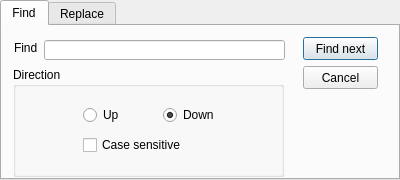
<?xml version="1.0" encoding="UTF-8"?>
<ui version="4.0">
 <class>DialogFind</class>
 <widget class="QDialog" name="DialogFind">
  <property name="geometry">
   <rect>
    <x>0</x>
    <y>0</y>
    <width>400</width>
    <height>180</height>
   </rect>
  </property>
  <property name="minimumSize">
   <size>
    <width>400</width>
    <height>180</height>
   </size>
  </property>
  <property name="maximumSize">
   <size>
    <width>400</width>
    <height>180</height>
   </size>
  </property>
  <property name="windowTitle">
   <string>Dialog</string>
  </property>
  <layout class="QGridLayout" name="gridLayout">
   <property name="leftMargin">
    <number>0</number>
   </property>
   <property name="topMargin">
    <number>0</number>
   </property>
   <property name="rightMargin">
    <number>0</number>
   </property>
   <property name="bottomMargin">
    <number>0</number>
   </property>
   <property name="spacing">
    <number>0</number>
   </property>
   <item row="0" column="0">
    <widget class="QTabWidget" name="tabWidget">
     <property name="tabShape">
      <enum>QTabWidget::Rounded</enum>
     </property>
     <property name="currentIndex">
      <number>0</number>
     </property>
     <widget class="QWidget" name="tabFind">
      <attribute name="title">
       <string>Find</string>
      </attribute>
      <widget class="QGroupBox" name="groupBox">
       <property name="geometry">
        <rect>
         <x>11</x>
         <y>41</y>
         <width>271</width>
         <height>110</height>
        </rect>
       </property>
       <property name="minimumSize">
        <size>
         <width>270</width>
         <height>110</height>
        </size>
       </property>
       <property name="title">
        <string>Direction</string>
       </property>
       <widget class="QRadioButton" name="radioButtonUp">
        <property name="geometry">
         <rect>
          <x>70</x>
          <y>40</y>
          <width>51</width>
          <height>16</height>
         </rect>
        </property>
        <property name="text">
         <string>Up</string>
        </property>
       </widget>
       <widget class="QRadioButton" name="radioButtonDown">
        <property name="geometry">
         <rect>
          <x>150</x>
          <y>40</y>
          <width>51</width>
          <height>16</height>
         </rect>
        </property>
        <property name="text">
         <string>Down</string>
        </property>
        <property name="checked">
         <bool>true</bool>
        </property>
       </widget>
       <widget class="QCheckBox" name="checkBox_CaseSensitive">
        <property name="geometry">
         <rect>
          <x>70</x>
          <y>70</y>
          <width>111</width>
          <height>16</height>
         </rect>
        </property>
        <property name="text">
         <string>Case sensitive</string>
        </property>
       </widget>
      </widget>
      <widget class="QLabel" name="label">
       <property name="geometry">
        <rect>
         <x>12</x>
         <y>14</y>
         <width>24</width>
         <height>16</height>
        </rect>
       </property>
       <property name="text">
        <string>Find</string>
       </property>
      </widget>
      <widget class="QLineEdit" name="lineEditFind">
       <property name="geometry">
        <rect>
         <x>42</x>
         <y>14</y>
         <width>241</width>
         <height>20</height>
        </rect>
       </property>
       <property name="minimumSize">
        <size>
         <width>210</width>
         <height>20</height>
        </size>
       </property>
      </widget>
      <widget class="QPushButton" name="pushButtonFindNext">
       <property name="geometry">
        <rect>
         <x>301</x>
         <y>11</y>
         <width>75</width>
         <height>23</height>
        </rect>
       </property>
       <property name="minimumSize">
        <size>
         <width>75</width>
         <height>20</height>
        </size>
       </property>
       <property name="text">
        <string>Find next</string>
       </property>
      </widget>
      <widget class="QPushButton" name="pushButtonFindCancel">
       <property name="geometry">
        <rect>
         <x>301</x>
         <y>40</y>
         <width>75</width>
         <height>23</height>
        </rect>
       </property>
       <property name="minimumSize">
        <size>
         <width>75</width>
         <height>20</height>
        </size>
       </property>
       <property name="text">
        <string>Cancel</string>
       </property>
      </widget>
     </widget>
     <widget class="QWidget" name="tabReplace">
      <attribute name="title">
       <string>Replace</string>
      </attribute>
      <widget class="QLabel" name="label_2">
       <property name="geometry">
        <rect>
         <x>10</x>
         <y>10</y>
         <width>81</width>
         <height>16</height>
        </rect>
       </property>
       <property name="text">
        <string>Find content</string>
       </property>
      </widget>
      <widget class="QLabel" name="label_3">
       <property name="geometry">
        <rect>
         <x>10</x>
         <y>40</y>
         <width>71</width>
         <height>16</height>
        </rect>
       </property>
       <property name="text">
        <string>Replace</string>
       </property>
      </widget>
      <widget class="QLineEdit" name="lineEditFindContent">
       <property name="geometry">
        <rect>
         <x>110</x>
         <y>10</y>
         <width>151</width>
         <height>20</height>
        </rect>
       </property>
      </widget>
      <widget class="QLineEdit" name="lineEditReplaceContent">
       <property name="geometry">
        <rect>
         <x>110</x>
         <y>40</y>
         <width>151</width>
         <height>20</height>
        </rect>
       </property>
      </widget>
      <widget class="QPushButton" name="pushButtonReplaceFindNext">
       <property name="geometry">
        <rect>
         <x>280</x>
         <y>10</y>
         <width>101</width>
         <height>23</height>
        </rect>
       </property>
       <property name="text">
        <string>Find next</string>
       </property>
      </widget>
      <widget class="QPushButton" name="pushButtonReplace">
       <property name="geometry">
        <rect>
         <x>280</x>
         <y>40</y>
         <width>101</width>
         <height>23</height>
        </rect>
       </property>
       <property name="text">
        <string>Replace</string>
       </property>
      </widget>
      <widget class="QPushButton" name="pushButtonReplaceAll">
       <property name="geometry">
        <rect>
         <x>280</x>
         <y>70</y>
         <width>101</width>
         <height>23</height>
        </rect>
       </property>
       <property name="text">
        <string>Replace all</string>
       </property>
      </widget>
      <widget class="QPushButton" name="pushButtonReplaceCancel">
       <property name="geometry">
        <rect>
         <x>280</x>
         <y>100</y>
         <width>101</width>
         <height>23</height>
        </rect>
       </property>
       <property name="text">
        <string>Cancel</string>
       </property>
      </widget>
      <widget class="QCheckBox" name="checkBox_CaseSensitiveReplace">
       <property name="geometry">
        <rect>
         <x>10</x>
         <y>110</y>
         <width>101</width>
         <height>16</height>
        </rect>
       </property>
       <property name="text">
        <string>Case sensitive</string>
       </property>
      </widget>
     </widget>
    </widget>
   </item>
  </layout>
 </widget>
 <resources/>
 <connections/>
</ui>
